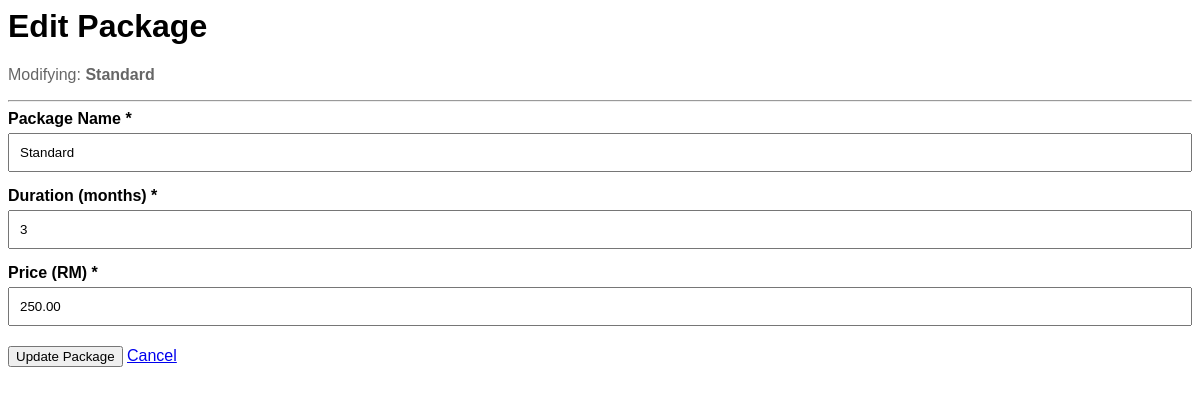
Screenshot of /admin/package_edit.php?id=2 (signed in) with the database file from the repository.
### tables this page shows
CREATE TABLE `membership_packages` (
  `package_id` int(11) NOT NULL,
  `package_name` varchar(100) NOT NULL,
  `duration` int(11) NOT NULL COMMENT 'Duration in months',
  `price` decimal(10,2) NOT NULL
);

### admin/package_edit.php (the view, shortened to what this page needs)
<?php
require_once '../connectdb.php';
$id = $_GET['id'] ?? 0;
$stmt = $conn->prepare("SELECT * FROM membership_packages WHERE package_id = ?");
$stmt->bind_param("i", $id);
$stmt->execute();
$result = $stmt->get_result();
$pkg = $result->fetch_assoc();
?>
<div class="admin-layout">
    <div class="card">
        <h1>Edit Package</h1>
        <p style="color: #666;">Modifying: <strong><?php echo htmlspecialchars($pkg['package_name']); ?></strong></p>
        <hr>
        <form method="POST">
            <div class="form-group">
                <label for="package_name">Package Name *</label>
                <input type="text" id="package_name" name="package_name"
                       value="<?php echo htmlspecialchars($pkg['package_name']); ?>" required>
            </div>
            <div class="form-group">
                <label for="duration">Duration (months) *</label>
                <input type="number" id="duration" name="duration" min="1"
                       value="<?php echo $pkg['duration']; ?>" required>
            </div>
            <div class="form-group">
                <label for="price">Price (RM) *</label>
                <input type="number" id="price" name="price" step="0.01" min="0.01"
                       value="<?php echo $pkg['price']; ?>" required>
            </div>
            <div style="margin-top: 20px;">
                <button type="submit" class="btn btn-primary">Update Package</button>
                <a href="packages.php" class="btn btn-secondary">Cancel</a>
            </div>
        </form>
    </div>
</div>

### rows the page displays
membership_packages: package_name "Standard", duration "3", price "250.00"
